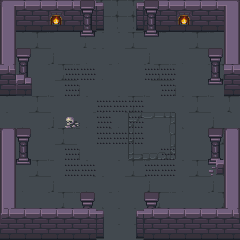

Tiled map render using the project's own tile images. Description and the whole map definition, tile-layer contents included, below:
An orthogonal 15x15 tile map with 16x16 px tiles, 5 tile layers (sol, base, decorationMur, decorationSol, ...).

<map version="1.5" tiledversion="1.7.2" orientation="orthogonal" renderorder="right-down" width="15" height="15" tilewidth="16" tileheight="16" infinite="0" nextlayerid="7" nextobjectid="1">
 <tileset firstgid="1" source="dungeon3.tsx" />
 <layer id="6" name="sol" width="15" height="15">
  <data encoding="csv">
0,0,0,0,0,0,203,203,203,0,0,0,0,0,0,
0,0,0,0,0,0,203,203,203,0,0,0,0,0,0,
0,0,0,0,0,0,0,0,0,0,0,0,0,0,0,
0,0,0,0,0,0,0,0,0,0,0,0,0,0,0,
0,0,0,0,0,0,0,0,0,0,0,0,0,0,0,
0,0,0,0,0,0,0,0,0,0,0,0,0,0,0,
0,0,0,0,0,0,0,0,0,0,0,0,0,0,0,
0,0,0,0,0,0,0,0,0,0,0,0,0,0,0,
0,0,0,0,0,0,0,0,0,0,0,0,0,0,0,
0,0,0,0,0,0,0,0,0,0,0,0,0,0,0,
0,0,0,0,0,0,0,0,0,0,0,0,0,0,0,
0,0,0,0,0,0,0,0,0,0,0,0,0,0,0,
0,0,0,0,0,0,0,0,0,0,0,0,0,0,0,
0,0,0,0,0,0,202,202,202,0,0,0,0,0,0,
0,0,0,0,0,0,202,202,202,0,0,0,0,0,0
</data>
 </layer>
 <layer id="1" name="base" width="15" height="15">
  <data encoding="csv">
3,4,4,4,4,4,175,176,177,4,4,4,4,4,5,
27,28,28,28,28,28,199,200,201,28,28,28,28,28,27,
27,202,203,204,205,203,202,202,203,204,204,202,203,204,27,
27,226,227,228,229,226,202,226,227,228,229,226,227,228,27,
29,250,251,252,253,250,226,250,251,252,253,250,251,252,29,
28,274,275,276,277,274,250,274,275,276,277,274,275,276,27,
202,202,203,204,205,202,274,202,203,204,205,202,203,204,27,
202,226,227,228,229,226,202,226,221,222,223,226,227,228,27,
53,250,251,252,253,250,226,250,245,246,247,202,251,252,53,
27,274,275,276,277,274,250,274,269,270,271,274,275,276,27,
27,202,203,204,205,202,274,202,203,204,205,202,203,204,27,
27,226,227,228,229,226,202,226,227,228,229,226,227,228,27,
27,250,251,252,253,250,226,250,251,252,253,250,251,252,27,
51,4,4,4,4,4,175,176,177,4,4,4,4,4,29,
28,28,28,28,28,28,199,200,201,28,28,28,28,28,28
</data>
 </layer>
 <layer id="3" name="decorationMur" width="15" height="15">
  <data encoding="csv">
0,0,0,81,0,21,0,0,0,21,0,81,0,0,0,
0,0,0,105,0,45,0,0,0,45,0,105,0,0,0,
0,0,0,0,0,69,0,0,0,69,0,0,0,0,0,
0,21,0,0,0,0,0,0,0,0,0,0,0,21,0,
0,45,0,0,0,0,0,0,0,0,0,0,0,45,0,
0,69,0,0,0,0,0,0,0,0,0,0,0,69,0,
0,0,0,0,0,0,0,0,0,0,0,0,0,0,0,
0,0,0,0,0,0,0,0,0,0,0,0,0,0,0,
0,21,0,0,0,0,0,0,0,0,0,0,0,21,0,
0,45,0,0,0,0,0,0,0,0,0,0,0,45,0,
0,69,0,0,0,0,0,0,0,0,0,0,0,69,0,
0,0,0,0,0,0,0,0,0,0,0,0,0,0,0,
0,0,0,0,0,21,0,0,0,21,0,0,0,0,0,
0,0,0,0,0,0,0,0,0,0,0,0,0,0,0,
0,0,0,0,0,0,0,0,0,0,0,0,0,0,0
</data>
 </layer>
 <layer id="4" name="decorationSol" width="15" height="15">
  <data encoding="csv">
0,0,0,0,0,0,0,0,0,0,0,0,0,0,0,
0,0,0,0,0,0,0,0,0,0,0,0,0,0,0,
0,0,0,0,0,0,0,0,0,0,0,0,0,0,0,
0,0,0,0,0,0,0,0,0,0,0,0,0,0,0,
0,85,0,0,0,0,0,0,0,0,0,0,0,0,0,
0,109,0,0,0,0,0,0,0,0,0,0,0,0,0,
0,0,0,0,0,0,0,0,0,0,0,0,0,0,0,
0,0,0,0,112,0,0,0,0,0,0,0,0,0,0,
0,0,0,0,0,0,0,0,0,0,0,0,0,0,0,
0,0,0,0,0,0,0,0,0,0,0,0,0,0,0,
0,0,0,0,0,0,0,0,0,0,0,0,0,108,0,
0,0,0,0,0,0,0,0,0,0,0,0,0,0,0,
0,0,0,0,0,0,0,0,0,0,0,0,0,0,0,
0,0,0,0,0,0,0,0,0,0,0,0,0,0,0,
0,0,0,0,0,0,0,0,0,0,0,0,0,0,0
</data>
 </layer>
 <layer id="5" name="piege" width="15" height="15">
  <data encoding="csv">
0,0,0,0,0,0,0,0,0,0,0,0,0,0,0,
0,0,0,0,0,0,0,0,0,0,0,0,0,0,0,
0,0,0,0,0,0,0,0,0,0,0,0,0,0,0,
0,0,0,0,0,0,0,0,0,0,0,0,0,0,0,
0,0,0,0,64,64,0,0,0,64,64,0,0,0,4,
0,0,0,0,64,0,0,0,0,0,64,0,0,0,28,
0,0,0,0,0,0,64,64,64,0,0,0,0,0,203,
0,0,0,0,0,0,64,0,64,0,0,0,0,0,202,
0,0,0,0,0,0,64,64,64,0,0,0,0,0,0,
0,0,0,0,64,0,0,0,0,0,64,0,0,0,0,
0,0,0,0,64,64,0,0,0,64,64,0,0,0,0,
0,0,0,0,0,0,0,0,0,0,0,0,0,0,0,
0,0,0,0,0,0,0,0,0,0,0,0,0,0,0,
0,0,0,0,0,0,0,0,0,0,0,0,0,0,0,
0,0,0,0,0,0,0,0,0,0,0,0,0,0,0
</data>
 </layer>
</map>
